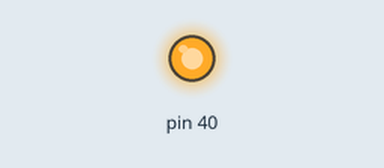
Simulated run of this program. Board: Raspberry Pi (header pin numbers). Parts: output pins drawn as LEDs (lit = HIGH). At 0.8 s the program stops and its outputs stay as they are.

Above: at 0.3 s.
At 0.8 s:
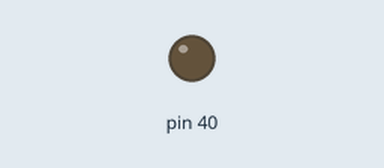
Timing chart, 0 to 2.3 s (numbered marks = the images above):
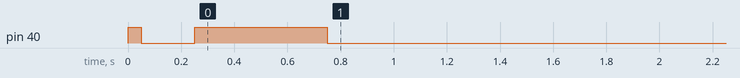

The program:

buzzer_lib.py
```python
# -*- coding: utf-8 -*-
"""
Created on Mon Jun 26 22:00:39 2017

@author: pi
"""

from RPi import GPIO
import time

class BuzzerController :

    def __init__(self,gpio_pin):

        self.pin = gpio_pin

        GPIO.setmode(GPIO.BOARD)
        GPIO.setup(self.pin, GPIO.OUT)


    def setEnabled(self,state):

        ''' Start or stop buzzer '''

        assert isinstance(state,bool)
        GPIO.output(self.pin,int(state))


    def beep(self,delay):

        ''' Produce a beep during <delay> seconds '''

        self.setEnabled(True)
        time.sleep(delay)
        self.setEnabled(False)


    def short_beep(self):

        ''' Produce a short beep '''

        self.beep(0.05)


    def long_beep(self):

        ''' Produce a long beep '''

        self.beep(0.5)


if __name__ == '__main__' :
    a = BuzzerController(40)
    a.short_beep()
    time.sleep(0.2)
    a.long_beep()
```

Measured:
- by itself, pin 40: LOW → HIGH at 0.00 s, → LOW 0.05 s later, → HIGH 0.20 s later, → LOW 0.50 s later
